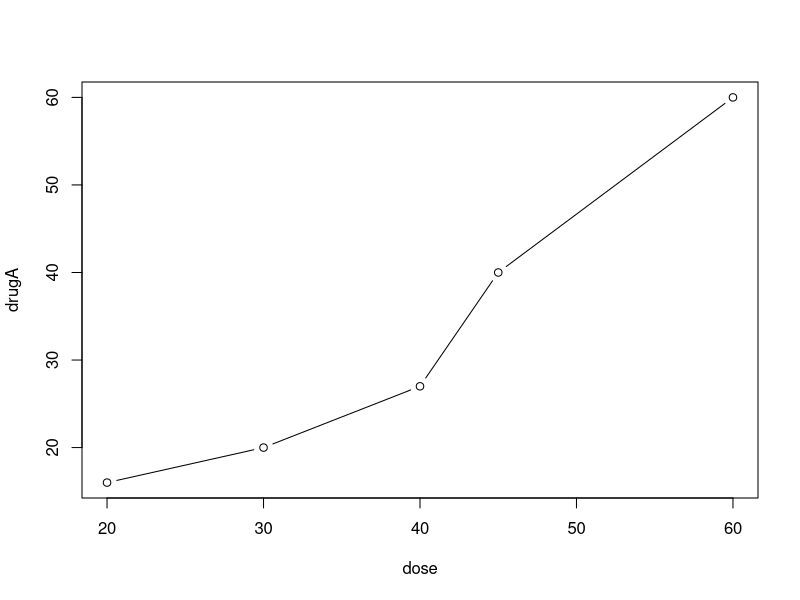
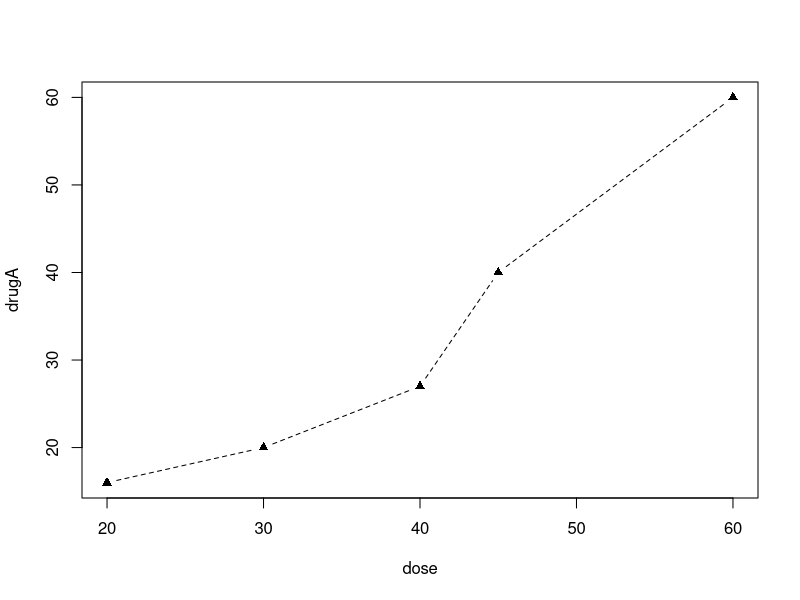
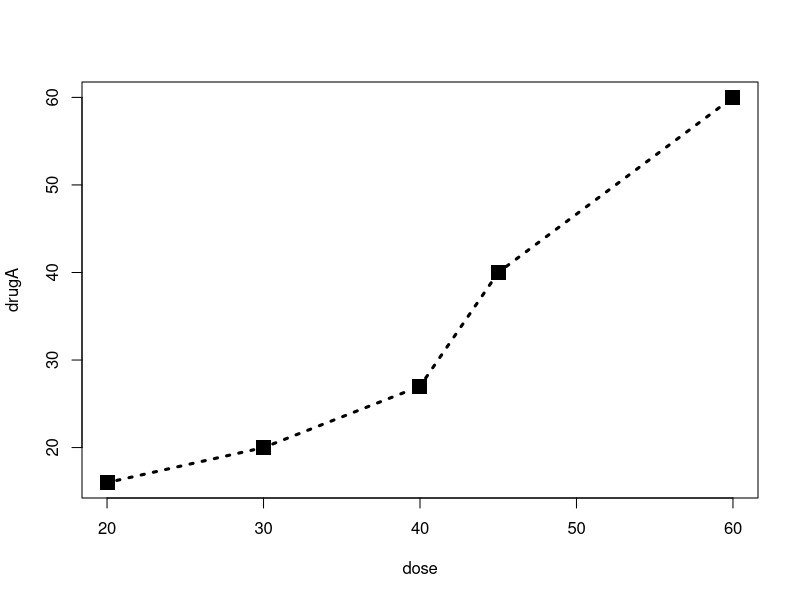
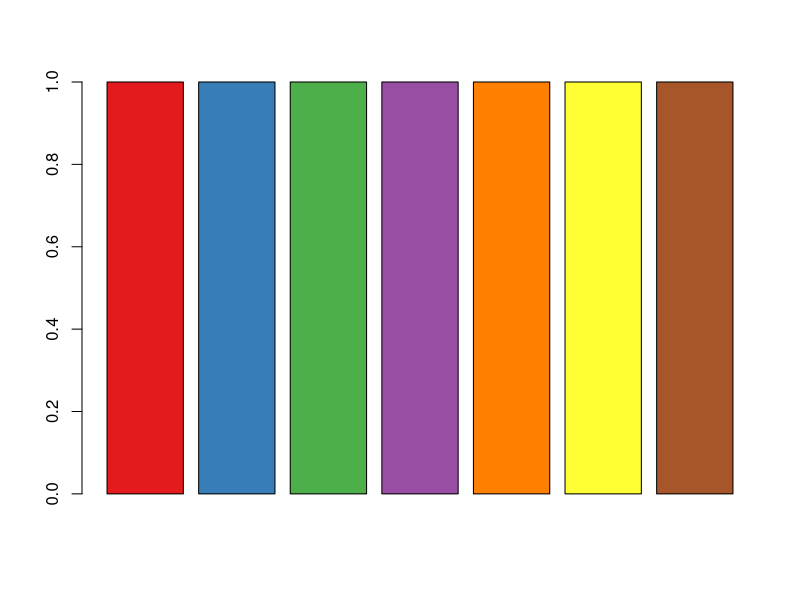
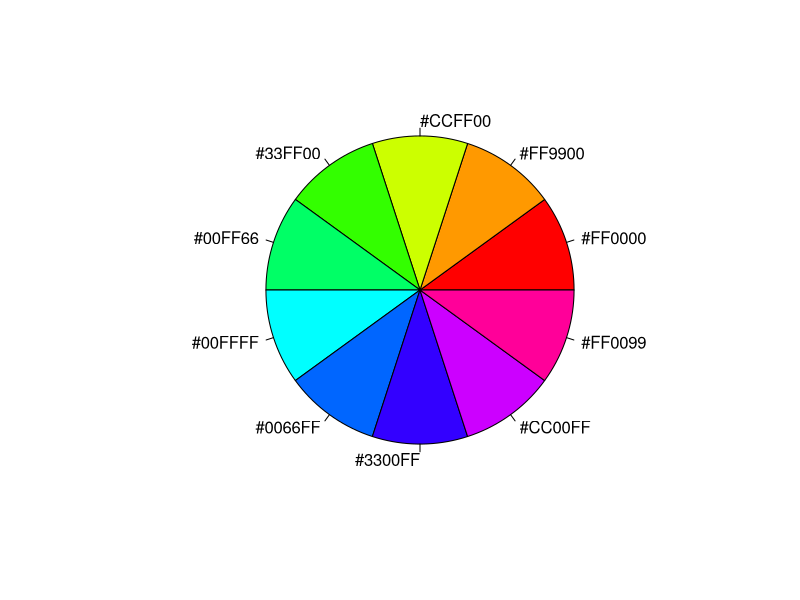
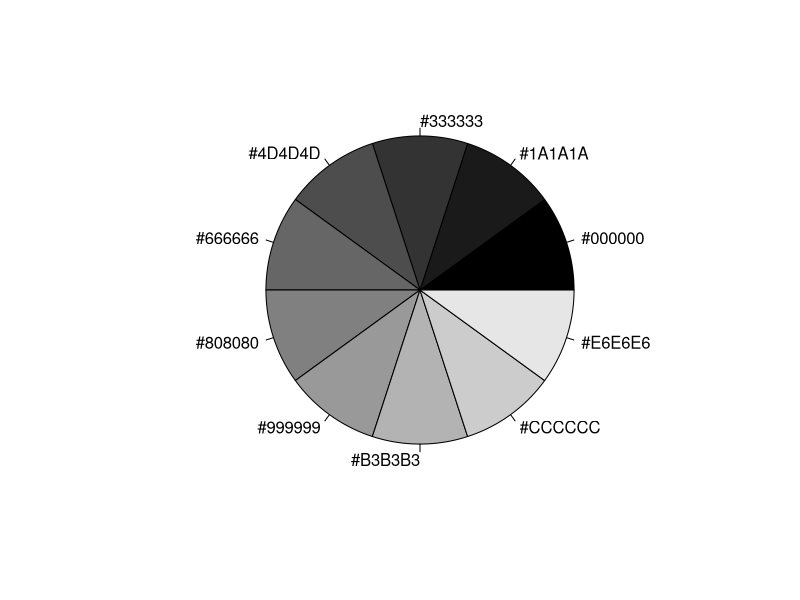
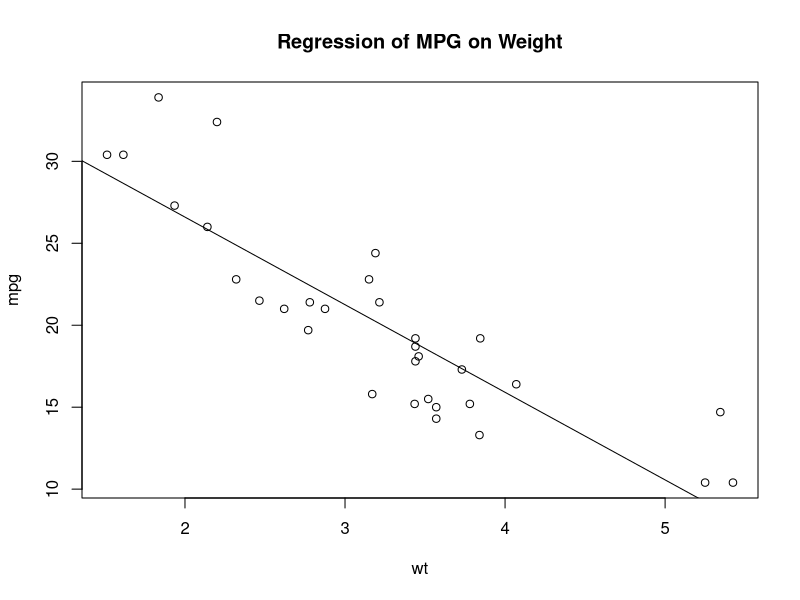

The R script that drew these images, in order: (Note: this script raises an error after producing the figures.)
#working with graphs
pdf("mtcarsgraph.pdf")
attach(mtcars)
plot(wt,mpg)
abline(lm(mpg~wt))
title("Regression of MPG on Weight")
detach(mtcars)
dev.off()
#a simple example
dose<-c(20,30,40,45,60)
drugA<-c(16,20,27,40,60)
drugB<-c(15,18,25,31,30)
plot(dose,drugA,type="b")
#graphical parameters
opar<-par(no.readonly = TRUE)
par(lty=2, pch=17)
plot(dose,drugA,type="b")
par(opar)
#symbols and lines
plot(dose,drugA,type="b",lty=3,lwd=3,pch=15,cex=2)
#colors
install.packages("RColorBrewer")
library(RColorBrewer)
n<-7
mycolors<-brewer.pal(n,"Set1")
barplot(rep(1,n),col=mycolors)
#colors(cont.)
n<-10
mycolors<-rainbow(n)
pie(rep(1,n),labels=mycolors,col = mycolors)
mygrays<-gray(0:n/n)
pie(rep(1,n),labels = mygrays,col=mygrays)
#text characteristics
windowsFonts(
  A=windowsFont("Arial Black"),
  B=windowsFont("Bookman Old Style"),
  C=windowsFont("Comic Sans MS")
)
#graph and margin dimensions
dose<-c(20,30,40,45,60)
drugA<-c(16,20,27,40,60)
drugB<-c(15,18,25,31,30)
opar<-par(no.readonly = TRUE)
par(pin=c(2,3))
par(lwd=2,cex=1.5)
par(cex.axis=0.75,font.axis=3)
plot(dose,drugA,type="b",pch=19,lty=2,col="red")
plot(dose,drugB,type="b",pch=23,lty=6,col="blue",bg="green")
par(opar)
#adding text,customized axes, and legends
plot(dose,drugA,type="b",
     col="red",lty=2,pch=2,lwd=2,
     main="Clinical Trials for Drug A",
     sub="This is hypothetical data",
     xlab="Dosage",ylab="Drug Response",
     xlim=c(0,60),ylim=c(0,70))
#titles
title(main="My Title",col.main="red",
      sub="My Subtitle",col.sub="blue",
      xlab="My X Label",ylab="My Y Label",
      col.lab="green",cex.lab=0.75)
#an example of custom axes
x<-c(1:10)
y<-x
z<-10/x
opar<-par(no.readonly = TRUE)
par(mar=c(5,4,4,8)+0.1)
plot(x,y,type="b",
     pch=21, col="red",
     yaxt="n",lty=3,ann=FALSE)
lines(x,z,type = "b",pch=22,col="blue",lty=2)
axis(2,at=x,labels=x,col.axis="red",las=2)
axis(4,at=z,labels=round(z,digits = 2),
     col.axis="blue",las=2,cex.axis=0.7,tck=-.01)
mtext("y=1/x",side=4,line=3,cex.lab=1,las=2,col="blue")
title("An Example of Creative Axes",
      xlab="X values",
      ylab="Y=X")
#minor tick marks
install.packages("Hmisc")
library(Hmisc)
minor.tick(nx=2,ny=3,tick.ratio = 0.5)
#legend
dose<-c(20,30,40,45,60)
drugA<-c(16,20,27,40,60)
drugB<-c(15,18,25,31,30)
opar<-par(no.readonly = TRUE)
par(lwd=2,cex=1.5,font.lab=2)
plot(dose,drugA,type="b",
     pch=15,lty=1,col="red",ylim = c(0,60),
     main="Drug A vs. Drug B",
     xlab="Drug Dosage",ylab="Drug Response")
lines(dose,drugB,type="b",
      pch=17,lty=2,col="blue")
abline(h=c(30),lwd=1.5,lty=2,col="gray")
library(Hmisc)
minor.tick(nx=3,ny=3,tick.ratio = 0.5)
legend("topleft",inset=0.05,title="Drug Type",c("A","B"),
       lty=c(1,2),pch=c(15.17),col=c("red","blue"))
par(opar)
#text annotations
attach(mtcars)
plot(wt,mpg,
     main="Mileage vs. Car Weight",
     xlab="Weight",ylab="Mileage",
     pch=18,col="blue")
text(wt,mpg,
     row.names(mtcars),
     cex=0.6,pos=4,col="red")
detach(mtcars)
#text annotations (cont.)
opar<-par(no.readonly = TRUE)
par(cex=1.5)
plot(1:7,1:7,type = "n")
text(3,3,"Example of default text")
text(4,4,family="mono","Example of mono-spaced text")
text(5,5,family="serif","Example of serif text")
par(opar)
#combining graphs
attach(mtcars)
opar<-par(no.readonly = TRUE)
par(mfrow=c(2,2))
plot(wt,mpg,main="Scatterplot of wt vs. mpg")
plot(wt,disp,main="Scatterplot of wt vs. disp")
hist(wt,main = "Histogram of wt")
boxplot(wt,main="Boxplot of wt")
par(opar)
detach(mtcars)
#combining graphs(cont.)
attach(mtcars)
opar<-par(no.readonly = TRUE)
par(mfrow=c(3,1))
hist(wt)
hist(mpg)
hist(disp)
par(opar)
detach(mtcars)
#combining graphs (cont.2)
attach(mtcars)
layout(matrix(c(1,1,2,3),2,2,byrow=TRUE))
hist(wt)
hist(mpg)
hist(disp)
detach(mtcars)
#combining graphs (cont.3)
attach(mtcars)
layout(matrix(c(1,1,2,3),2,2,byrow=TRUE),
              widths=c(3,1),heights=c(1,2))
hist(wt)
hist(mpg)
hist(disp)
detach(mtcars)
#creating a figure arrangement with fine control
opar<-par(no.readonly = TRUE)
par(fig=c(0,0.8,0,0.8))
plot(mtcars$mpg,mtcars$wt,
     xlab="Miles Per Gallon",
     ylab="Car Weight")
par(fig=c(0,0.8,0.55,1),new=TRUE)
boxplot(mtcars$mpg,horizontal=TRUE,axes=FALSE)
par(fig=c(0.65,1,0,0.8),new=TRUE)
boxplot(mtcars$wt,axes=FALSE)
mtext("Enhanced Scatterplot",side=3,outer=TRUE,line=-3)
par(opar)
